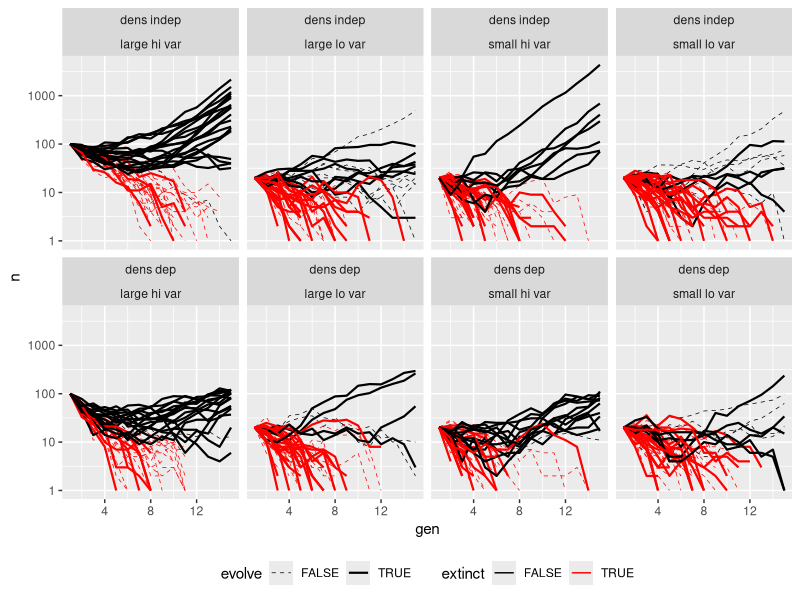
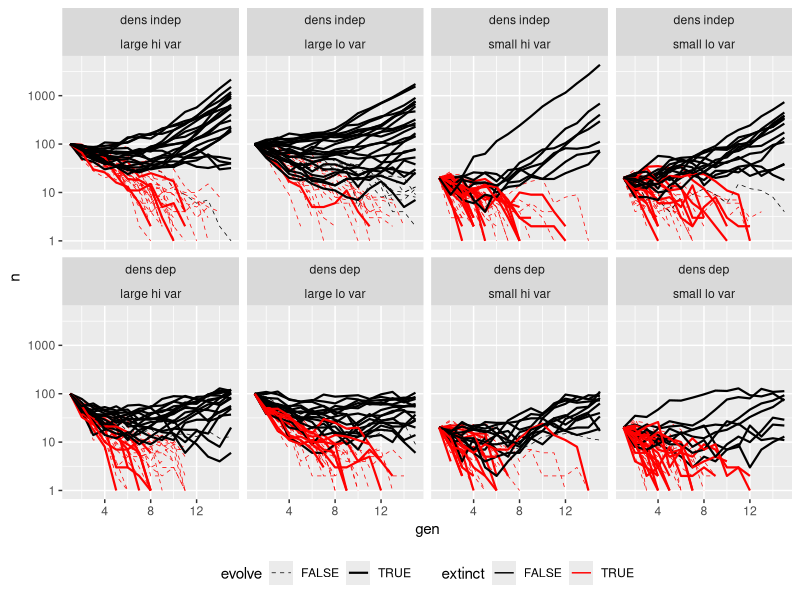
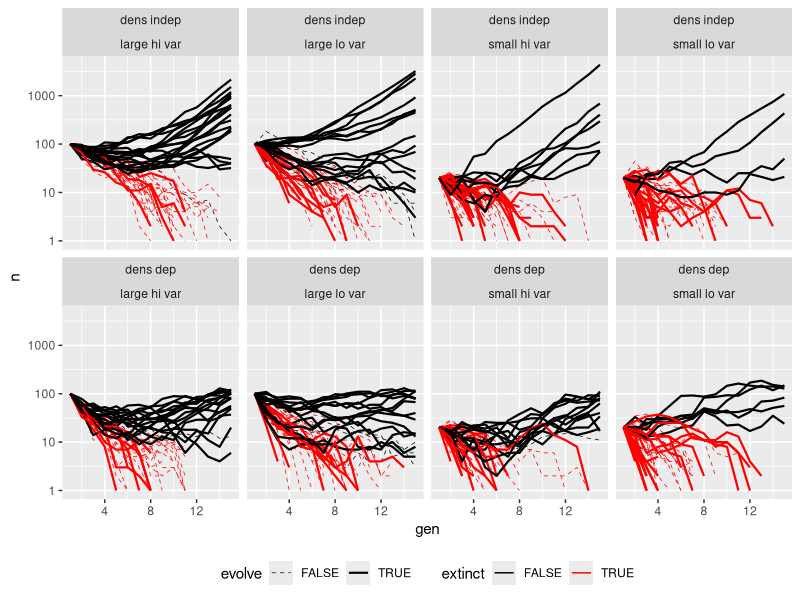
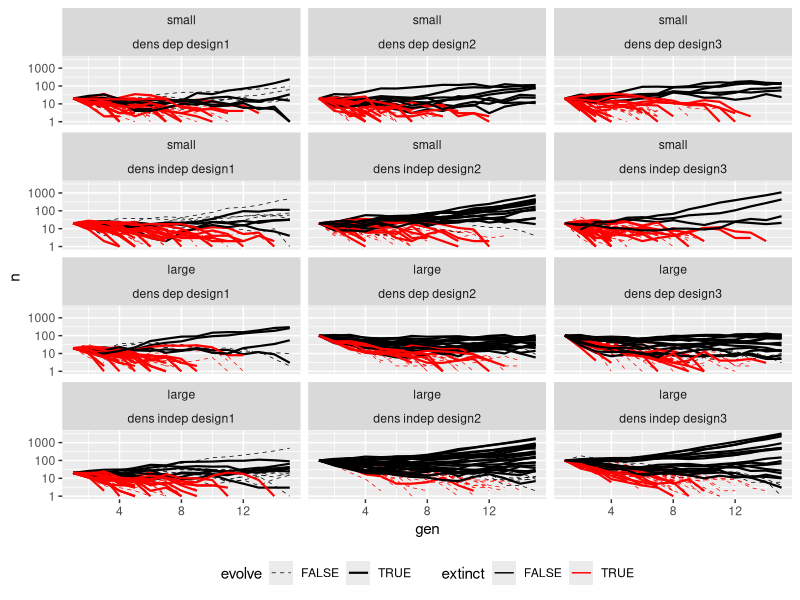

Write R code to recreate these figures, in order. (Note: this script raises an error after producing the figures.)
# Plot results

library(ggplot2)
library(dplyr)
library(tidyr)

d1 = read.csv('simulations/simulate_design/output/design1_summary.csv')
d2 = read.csv('simulations/simulate_design/output/design2_summary.csv')
d3 = read.csv('simulations/simulate_design/output/design3_summary.csv')
nb = read.csv('simulations/simulate_design/output/design_nb_summary.csv')

# Combine I guess
# (me reaping... me sowing)

# Design 1:

design1 = rbind(d1, nb)

design1 %>%
  mutate(bottleneck = factor(design > 0,  labels = c('hi var', 'lo var')),
         n.pop0     = factor(n.pop0 > 20, labels = c('small', 'large')),
         alpha      = factor(alpha  > 0,  labels = c('dens indep', 'dens dep'))) %>%
  group_by(trial, n.pop0, bottleneck, alpha, evolve) %>%
  mutate(extinct = max(gen) < 15) %>%
  ungroup() %>%
  ggplot(aes(x = gen, y = n)) +
  geom_line(
    aes(
      group    = interaction(trial, n.pop0, evolve, bottleneck),
      linetype = evolve,
      size     = evolve,
      colour   = extinct
    )
  ) +
  scale_linetype_manual(values = 2:1) +
  scale_size_manual(values = c(0.25, 0.75)) +
  scale_color_manual(values = c('black', 'red')) +
  scale_y_log10() +
  facet_wrap(alpha ~ paste(n.pop0, bottleneck), ncol = 4) +
  theme(legend.position = 'bottom')

# Design 2

design2 = rbind(d2 %>% select(names(nb)), nb)

design2 %>%
  mutate(bottleneck = factor(design > 0,  labels = c('hi var', 'lo var')),
         n.pop0     = factor(n.pop0 > 20, labels = c('small', 'large')),
         alpha      = factor(alpha  > 0,  labels = c('dens indep', 'dens dep'))) %>%
  group_by(trial, n.pop0, bottleneck, alpha, evolve) %>%
  mutate(extinct = max(gen) < 15) %>%
  ungroup() %>%
  ggplot(aes(x = gen, y = n)) +
  geom_line(
    aes(
      group    = interaction(trial, n.pop0, evolve, bottleneck),
      linetype = evolve,
      size     = evolve,
      colour   = extinct
    )
  ) +
  scale_linetype_manual(values = 2:1) +
  scale_size_manual(values = c(0.25, 0.75)) +
  scale_color_manual(values = c('black', 'red')) +
  scale_y_log10() +
  facet_wrap(alpha ~ paste(n.pop0, bottleneck), ncol = 4) +
  theme(legend.position = 'bottom')

### Design 3

design3 = rbind(d3 %>% select(names(nb)), nb)

design3 %>%
  mutate(bottleneck = factor(design > 0,  labels = c('hi var', 'lo var')),
         n.pop0     = factor(n.pop0 > 20, labels = c('small', 'large')),
         alpha      = factor(alpha  > 0,  labels = c('dens indep', 'dens dep'))) %>%
  group_by(trial, n.pop0, bottleneck, alpha, evolve) %>%
  mutate(extinct = max(gen) < 15) %>%
  ungroup() %>%
  ggplot(aes(x = gen, y = n)) +
  geom_line(
    aes(
      group    = interaction(trial, n.pop0, evolve, bottleneck),
      linetype = evolve,
      size     = evolve,
      colour   = extinct
    )
  ) +
  scale_linetype_manual(values = 2:1) +
  scale_size_manual(values = c(0.25, 0.75)) +
  scale_color_manual(values = c('black', 'red')) +
  scale_y_log10() +
  facet_wrap(alpha ~ paste(n.pop0, bottleneck), ncol = 4) +
  theme(legend.position = 'bottom')

### Combine all designs, bottleneck only

rbind(design1, design2, design3) %>%
  filter(design > 0) %>%
  mutate(n.pop0     = factor(n.pop0 > 20, labels = c('small', 'large')),
         alpha      = factor(alpha  > 0,  labels = c('dens indep', 'dens dep')),
         design     = paste0('design', design)) %>%
  group_by(trial, n.pop0, design, alpha, evolve) %>%
  mutate(extinct = max(gen) < 15) %>%
  ungroup() %>%
  ggplot(aes(x = gen, y = n)) +
  geom_line(
    aes(
      group    = interaction(trial, n.pop0, evolve, design),
      linetype = evolve,
      size     = evolve,
      colour   = extinct
    )
  ) +
  scale_linetype_manual(values = 2:1) +
  scale_size_manual(values = c(0.25, 0.75)) +
  scale_color_manual(values = c('black', 'red')) +
  scale_y_log10() +
  facet_wrap(n.pop0 ~ paste(alpha, design), nrow = 4) +
  theme(legend.position = 'bottom')

### Average population size

rbind(design1, design2, design3) %>%
  filter(design > 0) %>%
  group_by(trial, design, n.pop0, alpha, evolve) %>%
  arrange(desc(gen)) %>%
  distinct(trial, design, n.pop0, alpha, evolve, .keep_all = TRUE) %>%
  filter(gen < 15) %>%
  uncount(weight = 15 - gen) %>%
  mutate(n = 0, gen = gen + (1:(15-gen[1]))) %>%
  ungroup() %>% 
  rbind(rbind(design1, design2, design3) %>% filter(design > 0)) %>%
  group_by(n.pop0, design, n.pop0, alpha, evolve, gen) %>%
  summarise(nbar = mean(n),
            nvar = var(n),
            nobs = n()) %>%
  ungroup() %>%
  filter(nbar > 0) %>%
  mutate(n.pop0     = factor(n.pop0 > 20, labels = c('small', 'large')),
         alpha      = factor(alpha  > 0,  labels = c('dens indep', 'dens dep')),
         design     = paste0('design', design)) %>%
  ggplot(aes(x = gen, y = nbar)) +
  geom_line(
    aes(
      group    = interaction(n.pop0, evolve, design),
      linetype = evolve,
      size     = evolve,
    )
  ) +
  scale_linetype_manual(values = 2:1) +
  scale_size_manual(values = c(0.25, 0.75)) +
  scale_y_log10() +
  facet_wrap(n.pop0 ~ paste(alpha, design), nrow = 4) +
  theme(legend.position = 'bottom')
